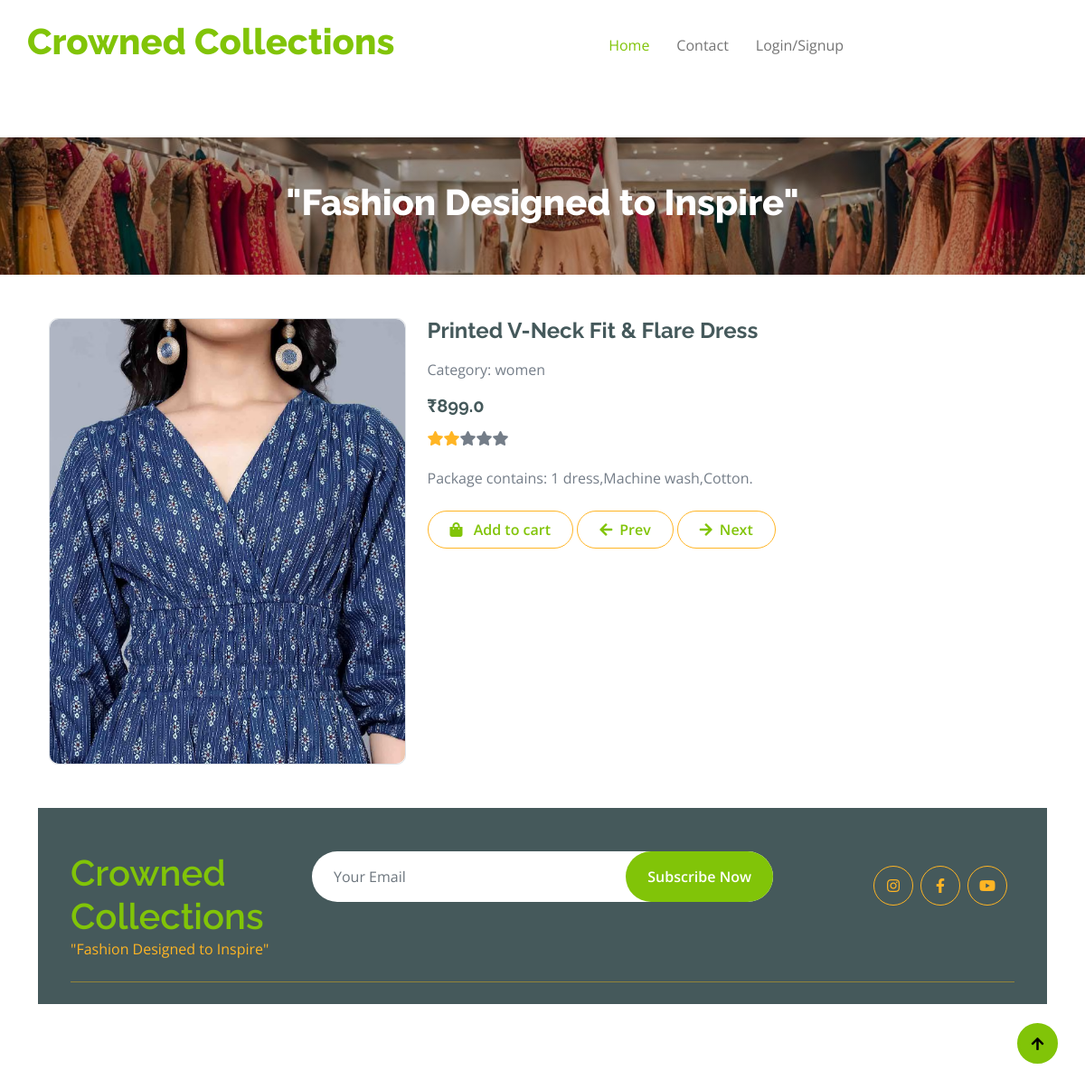
The app's page /product/2 with its own data.
### web/models.py (models this page shows, shortened)
class Product(db.Model):
    id = db.Column(db.Integer, primary_key=True)
    product_name = db.Column(db.String(100), nullable=False)
    gender = db.Column(db.String(10), nullable=False)
    price = db.Column(db.Float, nullable=False)
    description = db.Column(db.String(200), nullable=True)
    photo = db.Column(db.String(200), nullable=False)
    carts = db.relationship('Cart', backref=db.backref('product', lazy=True))
    orders = db.relationship('Order', backref=db.backref('product', lazy=True))

### web/views.py (the view)
@views.route('/product/<int:product_id>', methods=['GET','POST'])
def product_view(product_id):
    url = "home"
    random_number = random.randint(0,5)
    product = Product.query.get_or_404(product_id)
    return render_template('products.html',product_view=product,user=current_user,random_number=random_number,url=url)

### web/templates/products.html (shortened to what this page needs)
{%extends "index.html"%}
{%block content%}
    <div class="container py-5">
        <div class="row g-4 mb-5">
            <div class="col-lg-8 col-xl-9">
                <div class="row g-4">
                    <div class="col-lg-6">
                        <div class="border rounded">
                            <a href="#">
                                <img src="{{ product_view.photo }}" class="img-fluid rounded" alt="Image">
                            </a>
                        </div>
                    </div>
                    <div class="col-lg-6">
                        <h4 class="fw-bold mb-3">{{ product_view.product_name }}</h4>
                        <p class="mb-3">Category: {{ product_view.gender }}</p>
                        <h5 class="fw-bold mb-3">₹{{ product_view.price }}</h5>
                        <div class="d-flex mb-4">
                            {% if random_number == 5 %}
                            <i class="fa fa-star text-secondary"></i>
                            <i class="fa fa-star text-secondary"></i>
                            <i class="fa fa-star text-secondary"></i>
                            <i class="fa fa-star text-secondary"></i>
                            <i class="fa fa-star text-secondary"></i>
                            {% elif random_number == 4 %}
                                    <i class="fa fa-star text-secondary"></i>
                                    <i class="fa fa-star text-secondary"></i>
                                    <i class="fa fa-star text-secondary"></i>
                                    <i class="fa fa-star text-secondary"></i>
                                    <i class="fa fa-star"></i>
                            {% elif random_number == 3 %}
                                    <i class="fa fa-star text-secondary"></i>
                                    <i class="fa fa-star text-secondary"></i>
                                    <i class="fa fa-star text-secondary"></i>
                                    <i class="fa fa-star"></i>
                                    <i class="fa fa-star"></i>
                            {% else %}
                                    <i class="fa fa-star text-secondary"></i>
                                    <i class="fa fa-star text-secondary"></i>
                                    <i class="fa fa-star"></i>
                                    <i class="fa fa-star"></i>
                                    <i class="fa fa-star"></i>
                            {% endif %}
                        </div>
                        <p class="mb-4">{{ product_view.description }}</p>
                        <a href="/add-to-cart/{{ product_view.id }}" class="btn border border-secondary rounded-pill px-4 py-2 mb-4 text-primary"><i class="fa fa-shopping-bag me-2 text-primary"></i> Add to cart</a>
                        {% if product_view.id == 28 %}
                        <a href="/product/{{ product_view.id - 1}}" class="btn border border-secondary rounded-pill px-4 py-2 mb-4 text-primary"><i class="fa fa-arrow-left me-2 text-primary"></i>Prev</a>
                        {% elif product_view.id == 1 %}
                        <a href="/product/{{ product_view.id + 1}}" class="btn border border-secondary rounded-pill px-4 py-2 mb-4 text-primary"><i class="fa fa-arrow-right me-2 text-primary"></i>Next</a>
                        {% else %}
                        <a href="/product/{{ product_view.id - 1}}" class="btn border border-secondary rounded-pill px-4 py-2 mb-4 text-primary"><i class="fa fa-arrow-left me-2 text-primary"></i>Prev</a>
                        <a href="/product/{{ product_view.id + 1}}" class="btn border border-secondary rounded-pill px-4 py-2 mb-4 text-primary"><i class="fa fa-arrow-right me-2 text-primary"></i>Next</a>
                        {% endif %}
                    </div>
                </div>
{%endblock%}

### web/static/css/style.css (style rules this page uses)
.btn { font-weight: 600; transition: .5s; }
.btn.border-secondary { transition: 0.5s; }

### records on screen
Product: photo (picture), product_name "Printed V-Neck Fit & Flare Dress", gender "women", price "899.0", description "Package contains: 1 dress,Machine wash,Cotton."
